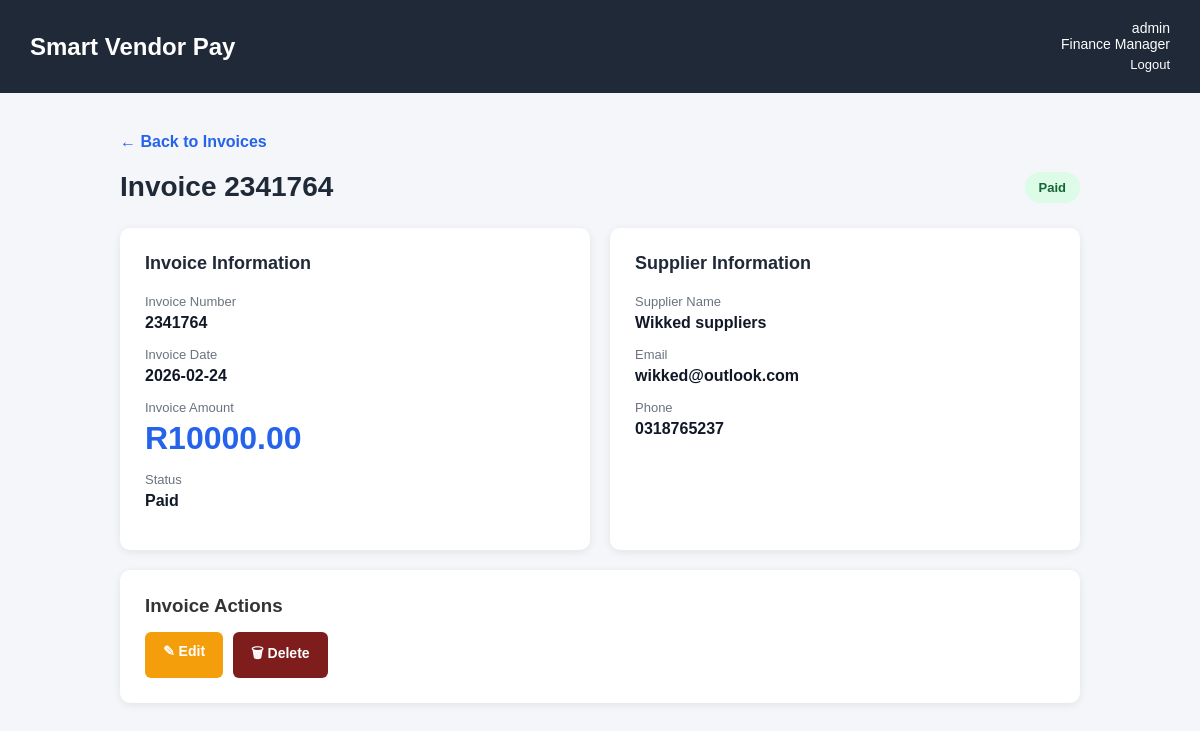
Page /invoices/2 (signed in) on the committed database.
### tables this page shows
CREATE TABLE invoices (
            id INTEGER PRIMARY KEY AUTOINCREMENT,
            supplier_id INTEGER NOT NULL,
            invoice_number TEXT NOT NULL,
            amount REAL NOT NULL,
            invoice_date TEXT,
            status TEXT DEFAULT 'Pending',
            FOREIGN KEY (supplier_id) REFERENCES suppliers(id)
        );

CREATE TABLE suppliers (
            id INTEGER PRIMARY KEY AUTOINCREMENT,
            name TEXT NOT NULL,
            email TEXT,
            phone TEXT,
            bank_name TEXT,
            account_number TEXT,
            risk_score REAL DEFAULT 0
        );

### app.py (the view)
@app.route(
    "/invoices/<int:invoice_id>"
)
def invoice_details(invoice_id):
    if "user_id" not in session:
        return redirect("/login")
    connection = get_database()
    invoice = connection.execute(
        """
        SELECT
            invoices.*,

            suppliers.name AS supplier_name,
            suppliers.email AS supplier_email,
            suppliers.phone AS supplier_phone

        FROM invoices

        LEFT JOIN suppliers
            ON invoices.supplier_id = suppliers.id

        WHERE invoices.id = ?
        """,
        (invoice_id,)
    ).fetchone()
    connection.close()
    if invoice is None:
        return "Invoice not found"
    return render_template(
        "invoice_details.html",
        invoice=invoice,
        username=session.get(
            "username",
            ""
        ),
        role=session.get(
            "role",
            ""
        )
    )

### app.py (called while the page is built)
def get_database():
    connection = sqlite3.connect(DATABASE)
    connection.row_factory = sqlite3.Row
    connection.execute("PRAGMA foreign_keys = ON")
    return connection

### templates/invoice_details.html (shortened to what this page needs)
<!DOCTYPE html>
<html lang="en">
<head>
</head>
<body>
    <div class="header">
        <div>
            <h1>Smart Vendor Pay</h1>
        </div>
        <div class="user-info">
            <span>{{ session["username"] }}</span>
            <span>{{ session["role"] }}</span>
            <a href="/logout" class="logout">
                Logout
            </a>
        </div>
    </div>
    <div class="container">
        <a href="/invoices" class="back">
            ← Back to Invoices
        </a>
        <div class="page-title">
            <h2>
                Invoice {{ invoice.invoice_number }}
            </h2>
            <span class="status {{ invoice.status|lower }}">
                {{ invoice.status }}
            </span>
        </div>
        <div class="grid">
            <div class="card">
                <h3>Invoice Information</h3>
                <div class="info">
                    <label>Invoice Number</label>
                    <p>
                        {{ invoice.invoice_number }}
                    </p>
                </div>
                <div class="info">
                    <label>Invoice Date</label>
                    <p>
                        {{ invoice.invoice_date }}
                    </p>
                </div>
                <div class="info">
                    <label>Invoice Amount</label>
                    <p class="amount">
                        R{{ "%.2f"|format(invoice.amount) }}
                    </p>
                </div>
                <div class="info">
                    <label>Status</label>
                    <p>
                        {{ invoice.status }}
                    </p>
                </div>
            </div>
            <div class="card">
                <h3>Supplier Information</h3>
                <div class="info">
                    <label>Supplier Name</label>
                    <p>
                        {{ invoice.supplier_name or "Unknown Supplier" }}
                    </p>
                </div>
                <div class="info">
                    <label>Email</label>
                    <p>
                        {{ invoice.supplier_email or "Not provided" }}
                    </p>
                </div>
                <div class="info">
                    <label>Phone</label>
                    <p>
                        {{ invoice.supplier_phone or "Not provided" }}
                    </p>
                </div>
            </div>
        </div>
        <div class="actions">
            <h3>Invoice Actions</h3>
            <div class="action-buttons">
                <a
                    href="/invoices/{{ invoice.id }}/edit"
                    class="button edit">
                    ✎ Edit
                </a>
                <form
                    method="POST"
                    action="/invoices/{{ invoice.id }}/delete"
                    style="display:inline;">
                    <button
                        type="submit"
                        class="delete"
                        onclick="return confirm('Are you sure you want to delete this invoice? This cannot be undone.');">
                        🗑 Delete
                    </button>
                </form>
            </div>
        </div>
    </div>
</body>
</html>

### templates/invoice_details.html (style rules this page uses)
* { box-sizing: border-box; margin: 0; padding: 0; font-family: Arial, sans-serif; }
body { background: #f4f6f9; color: #333; }
.header { background: #1f2937; color: white; padding: 20px 30px; display: flex; justify-content: space-between; align-items: center; }
.header h1 { font-size: 24px; }
.user-info { text-align: right; }
.user-info span { display: block; font-size: 14px; }
.logout { display: inline-block; margin-top: 5px; color: white; text-decoration: none; font-size: 13px; }
.container { max-width: 1000px; margin: 40px auto; padding: 0 20px; }
.back { display: inline-block; margin-bottom: 20px; color: #2563eb; text-decoration: none; font-weight: bold; }
.page-title { display: flex; justify-content: space-between; align-items: center; margin-bottom: 25px; }
.page-title h2 { font-size: 28px; color: #1f2937; }
.status { padding: 8px 14px; border-radius: 20px; font-size: 13px; font-weight: bold; }
.paid { background: #dcfce7; color: #166534; }
.grid { display: grid; grid-template-columns: 1fr 1fr; gap: 20px; }
.card { background: white; padding: 25px; border-radius: 10px; box-shadow: 0 2px 8px rgba(0,0,0,0.08); }
.card h3 { color: #1f2937; margin-bottom: 20px; font-size: 18px; }
.info { margin-bottom: 15px; }
.info label { display: block; color: #6b7280; font-size: 13px; margin-bottom: 5px; }
.info p { font-size: 16px; font-weight: bold; color: #111827; }
.amount { font-size: 32px !important; color: #2563eb !important; }
.actions { background: white; padding: 25px; border-radius: 10px; margin-top: 20px; box-shadow: 0 2px 8px rgba(0,0,0,0.08); }
.actions h3 { margin-bottom: 15px; }
.action-buttons { display: flex; flex-wrap: wrap; gap: 10px; }
button, .button { border: none; padding: 11px 18px; border-radius: 6px; cursor: pointer; font-size: 14px; font-weight: bold; text-decoration: none; display: inline-block; }
.edit { background: #f59e0b; color: white; }
.delete { background: #7f1d1d; color: white; }

### rows in the picture
invoices: invoice_number "2341764", status "Paid", invoice_date "2026-02-24", amount "10000.00"
suppliers: name "Wikked suppliers", email "wikked@outlook.com", phone "0318765237"

### other values in the picture
{{ session["username"] }} "admin"
{{ session["role"] }} "Finance Manager"
